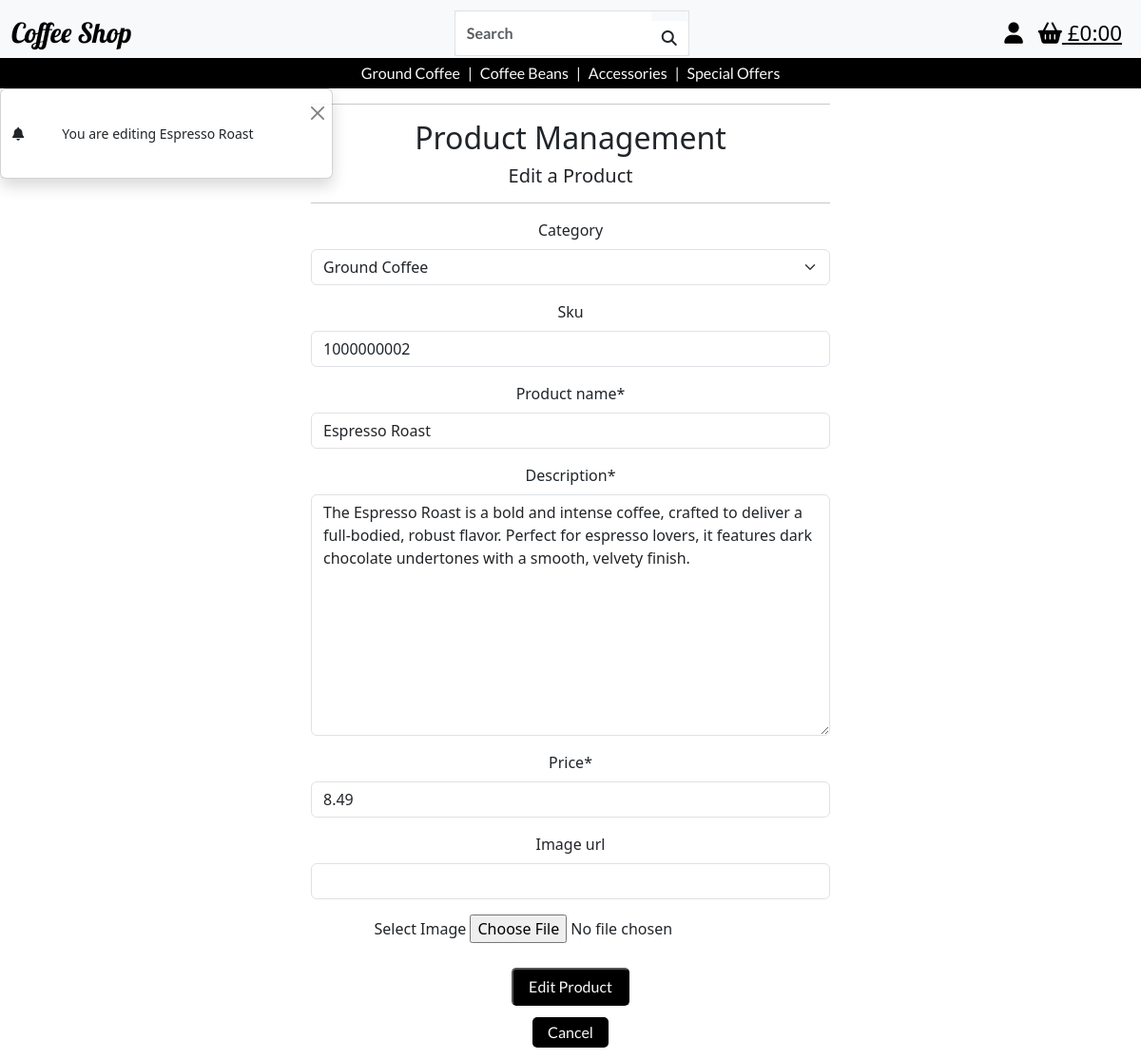
The app's page /products/edit/2/ (signed in) with its own data.
### products/models.py (models this page shows, shortened)
class Product(models.Model):
    category = models.ForeignKey(
        'Category', null=True, blank=True, on_delete=models.SET_NULL)
    sku = models.CharField(max_length=254, null=True, blank=True, unique=True)
    product_name = models.CharField(max_length=254)
    description = models.TextField()
    price = models.DecimalField(max_digits=6, decimal_places=2)
    image_url = models.URLField(max_length=1024, null=True, blank=True)
    image = models.ImageField(null=True, blank=True)

### products/views.py (the view)
# urls.py: path('edit/<int:product_id>/', views.edit_product, name='edit_product'),
@login_required
def edit_product(request, product_id):
    if not request.user.is_superuser:
        messages.error(request, 'Sorry, only store owners can do that.')
        return redirect(reverse('home'))
    product = get_object_or_404(Product, pk=product_id)
    if request.method == 'POST':
        form = ProductForm(request.POST, request.FILES, instance=product)
        if form.is_valid():
            form.save()
            messages.success(request, 'Successfully updated product!')
            return redirect(reverse('product_detail', args=[product.id]))
        else:
            messages.error(request, 'Failed to update product. Please ensure the form is valid.')
    else:
        form = ProductForm(instance=product)
        messages.info(request, f'You are editing {product.product_name}')
    template = 'products/edit_product.html'
    context = {
        'form': form,
        'product': product,
    }
    return render(request, template, context)

### products/forms.py (shortened to what this page needs)
class ProductForm(forms.ModelForm):
    class Meta:
        model = Product
        fields = '__all__'
    image = forms.ImageField(label='Image', required=False, widget=CustomClearableFileInput)
    def __init__(self, *args, **kwargs):
        self.request = kwargs.pop('request', None)
        super().__init__(*args, **kwargs)
        categories = Category.objects.all()
        friendly_names = [(c.id, c.get_friendly_name()) for c in categories]
        self.fields['category'].choices = friendly_names

### bag/contexts.py (called while the page is built, shortened)
def bag_contents(request):
    bag_items = []
    total = 0
    product_count = 0
    bag = request.session.get('bag', {})
    if total < settings.FREE_DELIVERY_THRESHOLD:
        delivery = total * Decimal(settings.STANDARD_DELIVERY_PERCENTAGE / 100)
        free_delivery_delta = settings.FREE_DELIVERY_THRESHOLD - total
    else:
        delivery = 0
        free_delivery_delta = 0
    grand_total = delivery + total
    context = {
        'bag_items' : bag_items,
        'total' : total,
        'product_count' : product_count,
        'delivery': delivery,
        'free_delivery_delta' : free_delivery_delta,
        'free_delivery_threshold' : settings.FREE_DELIVERY_THRESHOLD,
        'grand_total' : grand_total,
    }
    return context

### products/models.py (called while the page is built)
    def get_friendly_name(self):
        return self.friendly_name

### products/templates/products/edit_product.html (shortened to what this page needs)
{% extends "base.html" %}
{% load static %}
{% block content %}
    <div class="container text-center">
        <div class="row justify-content-center">
            <div class="col-12 col-md-6">
                <hr>
                <h2>Product Management</h2>
                <h5>Edit a Product</h5>
                <hr>
            </div>
        </div>
        <div class="row justify-content-center">
            <div class="col-12 col-sm-8 col-md-6">
                <form method="POST" action="{% url 'edit_product' product.id %}" enctype="multipart/form-data">
                    {% for field in form %}
                        {% if field.name != 'image' %}
                            {{ field|as_crispy_field }}
                        {% else %}
                            {{ field }}
                        {% endif %}
                    {% endfor %}
                    <div class="text-center mt-3">
                        <button class="button" type="submit">Edit Product</button>
                    </div>
                    <div class="text-center m-3">
                    <a class="button" href="{% url 'products' %}">Cancel</a>
                </div>
                </form>
            </div>
        </div>
    </div>
{% endblock %}

### static/css/base.css (style rules this page uses)
button, .button { color: #f8f9fa; font-family: "lato", sans-serif; font-weight: 400; text-decoration: none; background-color: black; padding: 0.4rem 1rem; border-radius: 5px; margin-top: 10px; }

### records on screen
Product: form "Ground Coffee" "1000000002" "Espresso Roast" "The Espresso Roast is a bold and intense coffee, crafted to deliver a full-bodied, robust flavor. Perfect for espresso lovers, it features dark chocolate undertones with a smooth, velvety finish." "8.49"

### other values on screen
{{ message }} "You are editing Espresso Roast"
